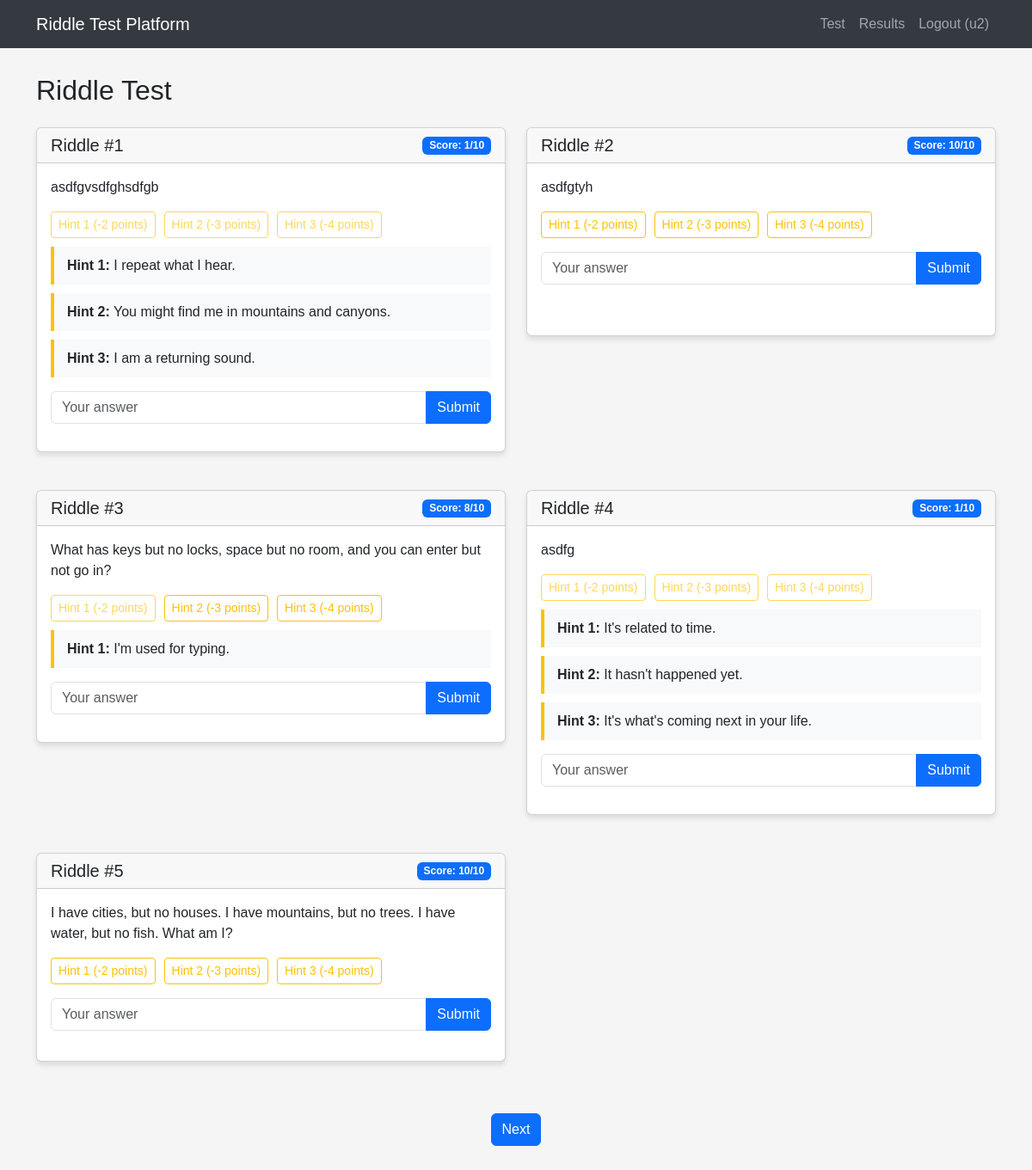
The app's page /test_without_images (signed in) with its own data.
### tables this page shows
CREATE TABLE riddle_variants (
            id INTEGER PRIMARY KEY AUTOINCREMENT,
            riddle_id INTEGER NOT NULL,
            question_variant TEXT NOT NULL,
            FOREIGN KEY (riddle_id) REFERENCES riddles (id)
        );

CREATE TABLE riddles (
            id INTEGER PRIMARY KEY AUTOINCREMENT,
            question TEXT NOT NULL,
            answer TEXT NOT NULL,
            hint1 TEXT NOT NULL,
            hint2 TEXT NOT NULL,
            hint3 TEXT NOT NULL
        , image TEXT);

CREATE TABLE user_progress (
            id INTEGER PRIMARY KEY AUTOINCREMENT,
            user_id INTEGER NOT NULL,
            riddle_id INTEGER NOT NULL,
            score INTEGER DEFAULT 10,
            completed INTEGER DEFAULT 0,
            hint1_used INTEGER DEFAULT 0,
            hint2_used INTEGER DEFAULT 0,
            hint3_used INTEGER DEFAULT 0,
            answer_attempt TEXT,
            completion_time TIMESTAMP, warnings INTEGER DEFAULT 0,
            FOREIGN KEY (user_id) REFERENCES users (id),
            FOREIGN KEY (riddle_id) REFERENCES riddles (id),
            UNIQUE(user_id, riddle_id)
        );

### app.py (the view)
@app.route('/test_without_images')
def test_without_images():
    if 'user_id' not in session:
        flash('Please log in to take the test.')
        return redirect(url_for('login'))
    conn = sqlite3.connect('riddle_test.db')
    conn.row_factory = sqlite3.Row
    c = conn.cursor()
    if has_completed_test(session['user_id']):
        flash('You have already completed this test. You cannot take it again.')
        return redirect(url_for('results'))
    try:
        c.execute('''
            SELECT up.riddle_id, r.question, r.answer, r.hint1, r.hint2, r.hint3,
                   up.hint1_used, up.hint2_used, up.hint3_used, up.completed, up.score
            FROM user_progress up
            JOIN riddles r ON up.riddle_id = r.id
            WHERE up.user_id = ? AND (r.image IS NULL OR r.image = '')
            ORDER BY up.riddle_id
        ''', (session['user_id'],))
        riddles = c.fetchall()
        if not riddles:
            return redirect(url_for('results'))
        riddles_with_variants = []
        for riddle in riddles:
            riddle_id = riddle['riddle_id']
            c.execute("SELECT question_variant FROM riddle_variants WHERE riddle_id = ?", (riddle_id,))
            variants = [row['question_variant'] for row in c.fetchall()]
            all_questions = variants + [riddle['question']]
            session_key = f"riddle_{session['user_id']}_{riddle_id}"
            if session_key not in session:
                session[session_key] = random.choice(all_questions)
            riddle_data = {
                'id': riddle_id,
                'riddle_id': riddle_id,
                'question': riddle['question'],
                'answer': riddle['answer'],
                'hint1': riddle['hint1'],
                'hint2': riddle['hint2'],
                'hint3': riddle['hint3'],
                'hint1_used': riddle['hint1_used'],
                'hint2_used': riddle['hint2_used'],
                'hint3_used': riddle['hint3_used'],
                'completed': riddle['completed'],
                'score': riddle['score']
            }
            riddle_data['display_question'] = session[session_key]
            riddles_with_variants.append(riddle_data)
        return render_template('test.html',
                               riddles_without_images=riddles_with_variants,
                               total_riddles=len(riddles_with_variants))
    except Exception as e:
        flash('An error occurred while loading the test.')
        print(f"Error: {str(e)}")
        return redirect(url_for('admin_dashboard'))
    finally:
        conn.close()

### app.py (called while the page is built)
def has_completed_test(user_id):
    conn = sqlite3.connect('riddle_test.db')
    c = conn.cursor()
    c.execute("SELECT test_completed FROM users WHERE id = ?", (user_id,))
    test_completed = c.fetchone()
    conn.close()
    return test_completed and test_completed[0] == 1  # Returns True if test_completed is 1

### templates/test.html (shortened to what this page needs)
{% extends 'base.html' %} {% block content %}
<h2 class="mb-4">Riddle Test</h2>
<div class="row">
  {% for riddle in riddles_without_images %}
  <div class="col-md-6 mb-4">
    <div class="card riddle-card" id="riddle-{{ riddle.id }}">
      <div class="card-header d-flex justify-content-between align-items-center">
        <h5 class="mb-0">Riddle #{{ loop.index }}</h5>
        <span class="badge {{ 'bg-success' if riddle.completed else 'bg-primary' }}">
          {% if riddle.completed %}
            Completed
          {% else %}
            Score: <span class="riddle-score">{{ riddle.score }}</span>/10
          {% endif %}
        </span>
      </div>
      <div class="card-body">
        <p class="riddle-question">{{ riddle.display_question }}</p>
        <div class="hints-container mb-3" {% if riddle.completed %}style="display: none;"{% endif %}>
          <div class="d-flex mb-2">
            {% for i in [1, 2, 3] %}
              <button class="btn btn-outline-warning btn-sm hint-btn"
                      data-riddle-id="{{ riddle.id }}"
                      data-hint-num="{{ i }}"
                      {% if riddle['hint' ~ i ~ '_used'] or riddle.completed %}disabled{% endif %}>
                Hint {{ i }} (-{{ i+1 }} points)
              </button>
            {% endfor %}
          </div>
          <div class="hint-display" id="hint-display-{{ riddle.id }}">
            {% for i in [1, 2, 3] %}
              {% if riddle['hint' ~ i ~ '_used'] %}
                <div class="hint-box">
                  <strong>Hint {{ i }}:</strong>
                  <span id="hint{{ i }}-{{ riddle.id }}">{{ riddle['hint' ~ i] }}</span>
                </div>
              {% endif %}
            {% endfor %}
          </div>
        </div>
        <div class="answer-container" {% if riddle.completed %}style="display: none;"{% endif %}>
          <div class="input-group mb-3">
            <input type="text" class="form-control answer-input"
                   placeholder="Your answer"
                   {% if riddle.completed %}disabled{% endif %} />
            <button class="btn btn-primary submit-btn"
                    data-riddle-id="{{ riddle.id }}"
                    {% if riddle.completed %}disabled{% endif %}>
              Submit
            </button>
          </div>
        </div>
      </div>
    </div>
  </div>
  {% if loop.index is divisibleby(2) %}
  </div><div class="row">
  {% endif %}
  {% endfor %}
</div>
<div class="col-12 text-center mt-3">
  <a href="{{ url_for('test_with_images') }}" class="btn btn-primary">Next</a>
</div>
{% endblock %}

### templates/base.html (style rules this page uses)
body { font-family: "Arial", sans-serif; background-color: #f5f5f5; padding-bottom: 50px; }
.card { margin-bottom: 20px; box-shadow: 0 4px 6px rgba(0, 0, 0, 0.1); }
.hint-btn { margin-right: 10px; }
.riddle-card .card-body { min-height: 200px; }
.hint-box { background-color: #f8f9fa; border-left: 4px solid #ffc107; padding: 10px 15px; margin: 10px 0; }

### records on screen
riddle_variants: display_question "asdfgvsdfghsdfgb"
riddles: hint1 "I repeat what I hear." "You might find me in mountains and canyons." "I am a returning sound."
riddle_variants: display_question "asdfgtyh"
user_progress: score "8", display_question "What has keys but no locks, space but no room, and you can enter but not go in?", 3 "1" "2" "3", i "2" "3" "4", 3 "1", hint1 "I'm used for typing."
riddle_variants: display_question "asdfg"
riddles: hint1 "It's related to time." "It hasn't happened yet." "It's what's coming next in your life."
user_progress: score "10", display_question "I have cities, but no houses. I have mountains, but no trees. I have water, but no fish. What am I?", 3 "1" "2" "3", i "2" "3" "4"

### other values on screen
{{ session.get('username') }} "u2"
{{ riddle.score }} "1" "10" "1"
{{ i }} "1" "2" "3" "1" "2" "3" "1" "2" "3"
{{ i+1 }} "2" "3" "4" "2" "3" "4" "2" "3" "4"
{{ i }} "1" "2" "3" "1" "2" "3"
